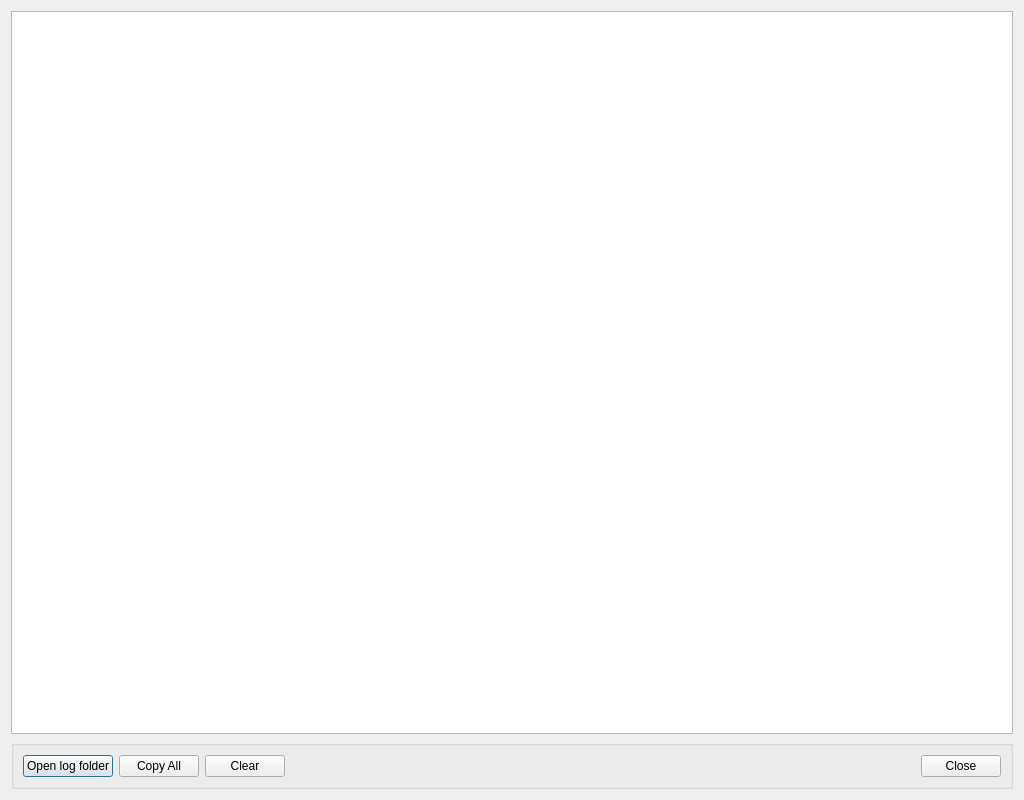
<?xml version="1.0" encoding="UTF-8"?>
<ui version="4.0">
 <class>PmiLoggerDialog</class>
 <widget class="QDialog" name="LogDialog">
  <property name="geometry">
   <rect>
    <x>0</x>
    <y>0</y>
    <width>1024</width>
    <height>800</height>
   </rect>
  </property>
  <property name="windowTitle">
   <string>Log</string>
  </property>
  <layout class="QGridLayout" name="gridLayout">
   <item row="0" column="0">
    <widget class="QTextBrowser" name="logBrowser">
     <property name="readOnly">
      <bool>true</bool>
     </property>
    </widget>
   </item>
   <item row="1" column="0">
    <widget class="QGroupBox" name="groupBox">
     <property name="title">
      <string/>
     </property>
     <layout class="QHBoxLayout" name="horizontalLayout">
      <item>
       <widget class="QPushButton" name="openLogFolder">
        <property name="text">
         <string>Open log folder</string>
        </property>
       </widget>
      </item>
      <item>
       <widget class="QPushButton" name="copyText">
        <property name="toolTip">
         <string>Copy all log text to clipboard</string>
        </property>
        <property name="text">
         <string>Copy All</string>
        </property>
       </widget>
      </item>
      <item>
       <widget class="QPushButton" name="clearText">
        <property name="text">
         <string>Clear</string>
        </property>
       </widget>
      </item>
      <item>
       <spacer name="horizontalSpacer_2">
        <property name="orientation">
         <enum>Qt::Horizontal</enum>
        </property>
        <property name="sizeType">
         <enum>QSizePolicy::MinimumExpanding</enum>
        </property>
        <property name="sizeHint" stdset="0">
         <size>
          <width>40</width>
          <height>20</height>
         </size>
        </property>
       </spacer>
      </item>
      <item>
       <widget class="QPushButton" name="closeLogWindow">
        <property name="text">
         <string>Close</string>
        </property>
       </widget>
      </item>
     </layout>
    </widget>
   </item>
  </layout>
 </widget>
 <resources/>
 <connections/>
</ui>
